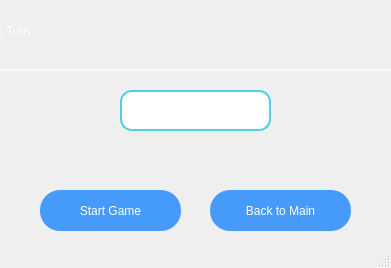
<?xml version="1.0" encoding="UTF-8"?>
<ui version="4.0">
 <class>Turnpage</class>
 <widget class="QMainWindow" name="Turnpage">
  <property name="geometry">
   <rect>
    <x>0</x>
    <y>0</y>
    <width>391</width>
    <height>268</height>
   </rect>
  </property>
  <property name="windowTitle">
   <string>MainWindow</string>
  </property>
  <property name="styleSheet">
   <string notr="true">QMainWindow {
    background: qlineargradient(
        spread: pad,
        x1: 0, y1: 0,
        x2: 1, y2: 1,
        stop: 0 rgba(0, 34, 133, 180),
        stop: 1 rgba(255, 255, 255, 80)
    );
}
</string>
  </property>
  <widget class="QWidget" name="centralwidget">
   <widget class="QGroupBox" name="groupBox_p">
    <property name="geometry">
     <rect>
      <x>10</x>
      <y>140</y>
      <width>201</width>
      <height>111</height>
     </rect>
    </property>
    <property name="styleSheet">
     <string notr="true">QGroupBox {
    border: none;
}
</string>
    </property>
    <property name="title">
     <string/>
    </property>
    <property name="flat">
     <bool>false</bool>
    </property>
    <property name="checkable">
     <bool>false</bool>
    </property>
    <property name="checked">
     <bool>false</bool>
    </property>
    <widget class="QPushButton" name="start_game">
     <property name="geometry">
      <rect>
       <x>30</x>
       <y>50</y>
       <width>141</width>
       <height>41</height>
      </rect>
     </property>
     <property name="styleSheet">
      <string notr="true">QPushButton {
    border: none;
    color: white;
    background-color: rgba(0, 120, 255, 180); /* أزرق شفاف */
    font: bold 11pt &quot;Arial&quot;;
    border-radius: 20px;
    padding: 8px;
}

QPushButton:hover {
    background-color: rgba(30, 144, 255, 220); /* أزرق أفتح عند المرور */
    font: bold 12pt &quot;Arial&quot;;
}

QPushButton:pressed {
    background-color: rgba(0, 80, 180, 255); /* أزرق داكن عند الضغط */
    font: bold 12pt &quot;Arial&quot;;
}

QPushButton:disabled {
    background-color: rgba(150, 150, 150, 100); /* رمادي فاتح شفاف */
    color: rgba(255, 255, 255, 180); /* أبيض باهت */
    font: bold 11pt &quot;Arial&quot;;
}
</string>
     </property>
     <property name="text">
      <string>Start Game</string>
     </property>
    </widget>
   </widget>
   <widget class="QPushButton" name="back_tomain_p">
    <property name="geometry">
     <rect>
      <x>210</x>
      <y>190</y>
      <width>141</width>
      <height>41</height>
     </rect>
    </property>
    <property name="styleSheet">
     <string notr="true">QPushButton {
    border: none;
    color: white;
    background-color: rgba(0, 120, 255, 180); /* أزرق شفاف */
    font: bold 11pt &quot;Arial&quot;;
    border-radius: 20px;
    padding: 8px;
}

QPushButton:hover {
    background-color: rgba(30, 144, 255, 220); /* أزرق أفتح عند المرور */
    font: bold 12pt &quot;Arial&quot;;
}

QPushButton:pressed {
    background-color: rgba(0, 80, 180, 255); /* أزرق داكن عند الضغط */
    font: bold 12pt &quot;Arial&quot;;
}
</string>
    </property>
    <property name="text">
     <string>Back to Main</string>
    </property>
   </widget>
   <widget class="QLabel" name="turn_label">
    <property name="geometry">
     <rect>
      <x>-60</x>
      <y>-10</y>
      <width>501</width>
      <height>81</height>
     </rect>
    </property>
    <property name="styleSheet">
     <string notr="true">QLabel {
    background-color: qlineargradient(
        x1: 0, y1: 0,
        x2: 1, y2: 1,
        stop: 0 rgba(30, 60, 114, 150),   /* Dark Blue with transparency */
        stop: 1 rgba(42, 82, 152, 150)    /* Medium Blue with transparency */
    );
    color: white;
    font: bold 20pt &quot;Segoe UI&quot;;
    padding: 14px;
    border-radius: 20px;
    border: 2px solid rgba(255, 255, 255, 180); /* Semi-transparent white border */
    qproperty-alignment: AlignCenter;
}

QLabel:hover {
    background-color: qlineargradient(
        x1: 1, y1: 0,
        x2: 0, y2: 1,
        stop: 0 rgba(58, 28, 113, 180),   /* Dark purple */
        stop: 1 rgba(215, 109, 119, 180)  /* Pink with transparency */
    );
    color: #FFEB3B;
    border: 2px solid #FFEB3B;
}
</string>
    </property>
    <property name="text">
     <string>Player 1 Turn</string>
    </property>
   </widget>
   <widget class="QComboBox" name="turn_box">
    <property name="enabled">
     <bool>true</bool>
    </property>
    <property name="geometry">
     <rect>
      <x>120</x>
      <y>90</y>
      <width>151</width>
      <height>41</height>
     </rect>
    </property>
    <property name="styleSheet">
     <string notr="true">QComboBox {
    background-color: qlineargradient(x1:0, y1:0, x2:0, y2:1,
                                      stop:0 #e0f7fa, stop:1 #b2ebf2); /* gradient blue */
    color: #004d40; /* deep teal text */
    border: 2px solid #4dd0e1;
    border-radius: 12px;
    padding: 8px 12px;
    font: bold 12pt &quot;Segoe UI&quot;;
    qproperty-alignment: AlignCenter; /* center text */
}

QComboBox:hover {
    background-color: #b2ebf2;
    border: 2px solid #00acc1;
}

QComboBox::drop-down {
    border: none;
    width: 25px;
    background: transparent;
}

QComboBox::down-arrow {
    image: url(:/icons/arrow_down_dark.png); 
    width: 14px;
    height: 14px;
}

QComboBox QAbstractItemView {
    background-color: #ffffff;
    color: #004d40;
    border: 1px solid #4dd0e1;
    selection-background-color: #b2dfdb;
    font: 11pt &quot;Segoe UI&quot;;
}
</string>
    </property>
    <property name="editable">
     <bool>false</bool>
    </property>
    <property name="currentText">
     <string/>
    </property>
   </widget>
   <widget class="QGroupBox" name="groupBox_p_2">
    <property name="geometry">
     <rect>
      <x>0</x>
      <y>0</y>
      <width>201</width>
      <height>111</height>
     </rect>
    </property>
    <property name="styleSheet">
     <string notr="true">QGroupBox {
    border: none;
}
</string>
    </property>
    <property name="title">
     <string/>
    </property>
    <property name="flat">
     <bool>false</bool>
    </property>
    <property name="checkable">
     <bool>false</bool>
    </property>
    <property name="checked">
     <bool>false</bool>
    </property>
   </widget>
  </widget>
  <widget class="QMenuBar" name="menubar">
   <property name="geometry">
    <rect>
     <x>0</x>
     <y>0</y>
     <width>391</width>
     <height>25</height>
    </rect>
   </property>
  </widget>
  <widget class="QStatusBar" name="statusbar"/>
 </widget>
 <resources/>
 <connections/>
</ui>
